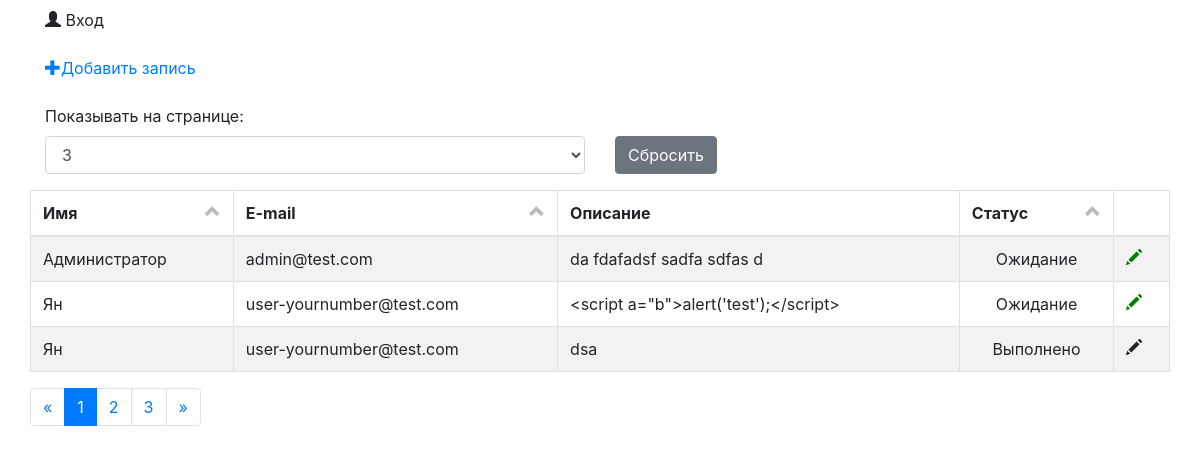
The page / on the database its author committed.
### tables this page shows
CREATE TABLE `tasks` (
  `id` int(11) NOT NULL,
  `user` int(11) NOT NULL,
  `name` varchar(40) NOT NULL,
  `content` text NOT NULL,
  `addDate` datetime NOT NULL,
  `email` varchar(100) NOT NULL,
  `status` int(2) NOT NULL DEFAULT '0',
  `adedited` int(1) NOT NULL DEFAULT '0'
);

### system/system.DatabaseInterface.php (called while the page is built, shortened)
<?php
class DatabaseInterface extends Mysqli{
	function __construct($param1 = '', $param2 = '', $param3 = '', $param4 = ''){
		$param = array('host' => $param1, 'user' => $param2, 'pass' => $param3, 'database' => $param4);
		foreach($param as $key => $tParam){
			$param[$key] = ($tParam == '' ? $GLOBALS[$key] : $tParam);
		}
	}
	private function s_query($query, $resultmode = MYSQLI_STORE_RESULT){
		$query = parent::query($query, $resultmode);
		return $query;
	}
	function query($query, $resultmode = MYSQLI_STORE_RESULT){
		try{
			$array = array();
			$query = $this->s_query($query, $resultmode);
			if($query->num_rows>0){
				while($item=$query->fetch_assoc()){
					$array[] = $item;
				}
			}
			return $array;
		}catch(Exception $e){
		}
	}
}

### system/system.Controller.php (called while the page is built, shortened)
<?php
class Controller{
	public $user, $url, $params, $className, $renderResult = false;
	public function __construct(){
		$this->user = $this->getUser();
	}
	public function render($data=false){
		require_once('template/default/header.php');
		require_once('mvc/view/'.$this->className.'.php');
		require_once('template/default/footer.php');
	}
	public function getUser($login=false, $password=false, $json=false){
		if(!$login){
			return false;
		}
	}
}

### mvc/model/model.Start.php (called while the page is built, shortened)
<?php
class ModelStart extends Controller{
	function getTasks($data=false){
		$q  = "SELECT SQL_CALC_FOUND_ROWS \n";
		$q .= "`tasks`.*, \n";
		$q .= "`users2`.`id` AS `userId`, \n";
		$q .= "`users2`.`name` AS `userName`, \n";
		$q .= "`users2`.`email` AS `userEmail` \n";
		$q .= "FROM `tasks` \n";
		$q .= "LEFT JOIN `users2` ON `users2`.`id`=`tasks`.`user` \n";
		if(is_array($data['direct']) && count($data['direct'])>0){
			$q .= "ORDER BY ";
			$aq = '';
			foreach($data['direct'] as $key=>$value){
				if($value=='desc'){
					$aq .= "`$key` DESC, ";
				}else{
					$aq .= "`$key` ASC, ";
				}
			}
			$q .= preg_replace("/, ?$/", " \n", $aq);
		}else{
			$q .= "ORDER BY `id` DESC \n";
		}
		$q.= "LIMIT ".(($data['page']*$data['onPage'])-$data['onPage']).",".$data['onPage']." \n";
		$result = $this->db->query($q);
		return $result;
	}
}

### mvc/controller/start.php (called while the page is built, shortened)
<?php
class Start extends Controller{
	function init(){
		$this->params['onPage'] = ($this->params['onPage'])?$this->params['onPage']:$GLOBALS['onPage'];
		$this->params['page'] = ($this->params['page'])?$this->params['page']:1;
		$this->renderResult['tasks'] = $this->model->getTasks($this->params);
	}
}

### mvc/view/start.php (the view, shortened to what this page needs)
<div class="container pt-2">
	<div class="row mb-4">
		<div class="col-md-12">
			<? if($this->user['reg']=='1'){ ?><span onclick="logout()" style="cursor:pointer;"><span class="glyphicon glyphicon-user" aria-hidden="true"></span> Выход</span><? }else{ ?><span onclick="showModal()" style="cursor:pointer;"><span class="glyphicon glyphicon-user" aria-hidden="true"></span> Вход</span><? } ?>
		</div>
	</div>
	<div class="row">
		<div class="col-md-12">
			<a href="javascript:toggleNewTask()"><span class="glyphicon glyphicon-plus" aria-hidden="true"></span>Добавить запись</a>
		</div>
	</div>
	<div class="row mt-4">
		<div class="col-md-12"><label for="on-page">Показывать на странице:</label></div>
		<div class="form-group col-md-6">
			<select class="form-control" id="on-page" name="sellist1" onchange="changeQtty()">
				<option>3</option>
			</select>
		</div>
		<div class="form-group col-md-6">
			<button type="button" class="btn btn-secondary" onclick="resetFilters()">Сбросить</button>
		</div>
		<div class="table-responsive text-nowrap" id="tableTasks">
			<table id="my-table" class="table table-striped table-bordered">
				<thead class="<?  ?>">
					<tr>
						<th>Имя<span class="glyphicon glyphicon-chevron-<?=($this->params['direct']['name']=='desc')?'down':'up'?> sorter<?=($this->params['direct']['name'])?' sorter-'.$this->params['direct']['name']:''?>" aria-hidden="true" data-sorter="name"></span></th>
						<th>E-mail<span class="glyphicon glyphicon-chevron-<?=($this->params['direct']['email']=='desc')?'down':'up'?> sorter<?=($this->params['direct']['email'])?' sorter-'.$this->params['direct']['email']:''?>" aria-hidden="true" data-sorter="email"></th>
						<th>Описание</th>
						<th>Статус<span class="glyphicon glyphicon-chevron-<?=($this->params['direct']['status']=='desc')?'down':'up'?> sorter<?=($this->params['direct']['status'])?' sorter-'.$this->params['direct']['status']:''?>" aria-hidden="true" data-sorter="status"></th>
						<th>&nbsp;</th>
					</tr>
				</thead>
				<tbody id="tableTasks">
					<?php
					if(is_array($data['tasks'])){ foreach($data['tasks'] as $task){ ?>
						<tr>
							<td><?=$task['name']?></td>
							<td><?=$task['email']?></td>
							<td><?=htmlspecialchars($task['content'])?></td>
							<td align="center"><? if($this->user['reg'] && $this->user['login']=='admin'){ ?><input id="ets-<?=$task['id']?>" type="checkbox" class="form-check-input" <?=($task['status']=='1')?'checked':''?>><? }else{ ?><?=($task['status']=='1')?'Выполнено':'Ожидание'?><? } ?></td>
							<td><? if($this->user['reg']=='1' && $this->user['login']=='admin'){
							?>><? } ?><span class="glyphicon glyphicon-pencil" aria-hidden="true" id='et-<?=$task['id']?>' <?=($task['adedited']=='1')?' style="color:green;"':''?>></span><?
							if($this->user['reg']=='1' && $this->user['login']=='admin'){ ?></a><? } ?></td>
						</tr>
					<? }} ?>
					</tbody>
			</table>
			<? if(ceil($total/$onPage)>1){ ?>
			<nav aria-label="Page navigation example">
			  <ul class="pagination">
				<li class="page-item">
				  <a class="page-link" href="?page=<?=($page-1<1)?'1':($page-1).'&onPage='.$onPage.'&'.$direct?>" aria-label="Previous">
					<span aria-hidden="true">&laquo;</span>
				  </a>
				</li>
				<? for($j=1; $j<ceil($total/$onPage)+1; $j++){ ?>
				<li class="page-item<?=($page==$j)?' active':''?>"><a class="page-link" href="?page=<?=$j.'&onPage='.$onPage.'&'.$direct?>"><?=$j?></a></li>
				<? } ?>
				<li class="page-item">
				  <a class="page-link" href="page=<?=($page+1>ceil($total/$onPage))?(ceil($total/$onPage)):($page+1).'&onPage='.$onPage.'&'.$direct?>" aria-label="Next">
					<span aria-hidden="true">&raquo;</span>
				  </a>
				</li>
			  </ul>
			</nav>
			<? } ?>
		</div>
	</div>
</div>

### index.php (shortened to what this page needs)
<?php
$url = array_filter(array_slice(explode('/', array_shift(each(parse_url($_SERVER['REQUEST_URI'])))), 1));
parse_str(array_shift(each(array_reverse(parse_url($_SERVER['REQUEST_URI'])))), $params);
foreach($params as $key=>$value){if(!preg_match("/^[a-zA-Z0-9_\[\]]*$/", $key)){unset($params[$key]);}}
$params = array_merge ($params, $_POST);
spl_autoload_register(function ($className){
	if($className=='Controller' || $className=='DatabaseInterface'){
		include 'system/system.'.$className.'.php';
	}else{
		if(preg_match("/^model/", strtolower($className))){
			$foo = 'model.'.ucfirst(str_replace('model', '', (strtolower($className))));
		}else{
			include 'mvc/controller/'.strtolower($className).'.php';
		}
	}
});
$url['0'] = ucfirst((!$url['0'])?'start':$url['0']);
if(file_exists('mvc/controller/'.strtolower($url['0']).'.php')){
	$controller = new $url['0'];
	$controller->url = array_slice($url, 1);
	$controller->params = $params;
	$controller->className = $url['0'];
	$controller = startModel($controller);
	if(method_exists($controller, 'init' )===true){
		$controller->init();
	}
	if($controller->showView){
		$controller->render($controller->renderResult);
	}
}else{
	echo '404';
	exit;
}
function startModel($controller){
	if(file_exists('mvc/model/model.'.$controller->className.'.php')){
		$controller->model = new $modelName;
		$controller->model->className = 'Model'.$controller->className;
		if(method_exists($controller, 'init' )===true){
			$controller->model->init();
		}
	}
	return $controller;
}

### template/default/header.php (shortened to what this page needs)
<html>
	<head>
		<link href="/css/bsicons.css" rel="stylesheet">
		<link rel="stylesheet" href="https://stackpath.bootstrapcdn.com/bootstrap/4.4.1/css/bootstrap.min.css">
	</head>
	<body>

### template/default/footer.php (shortened to what this page needs)
</body></html>

### mvc/view/start.php (style rules this page uses)
.sorter { float:right; color:#BBBBBB; cursor:pointer; }

### rows shown on the page
tasks: name "Администратор", email "admin@test.com", content "da fdafadsf sadfa sdfas d", status "Ожидание", adedited 1 (drawn)
tasks: name "Ян", email "user-yournumber@test.com", content "<script a=\"b\">alert('test');</script>", status "Ожидание", adedited 1 (drawn)
tasks: name "Ян", email "user-yournumber@test.com", content "dsa", status "Выполнено", adedited 0 (drawn)
